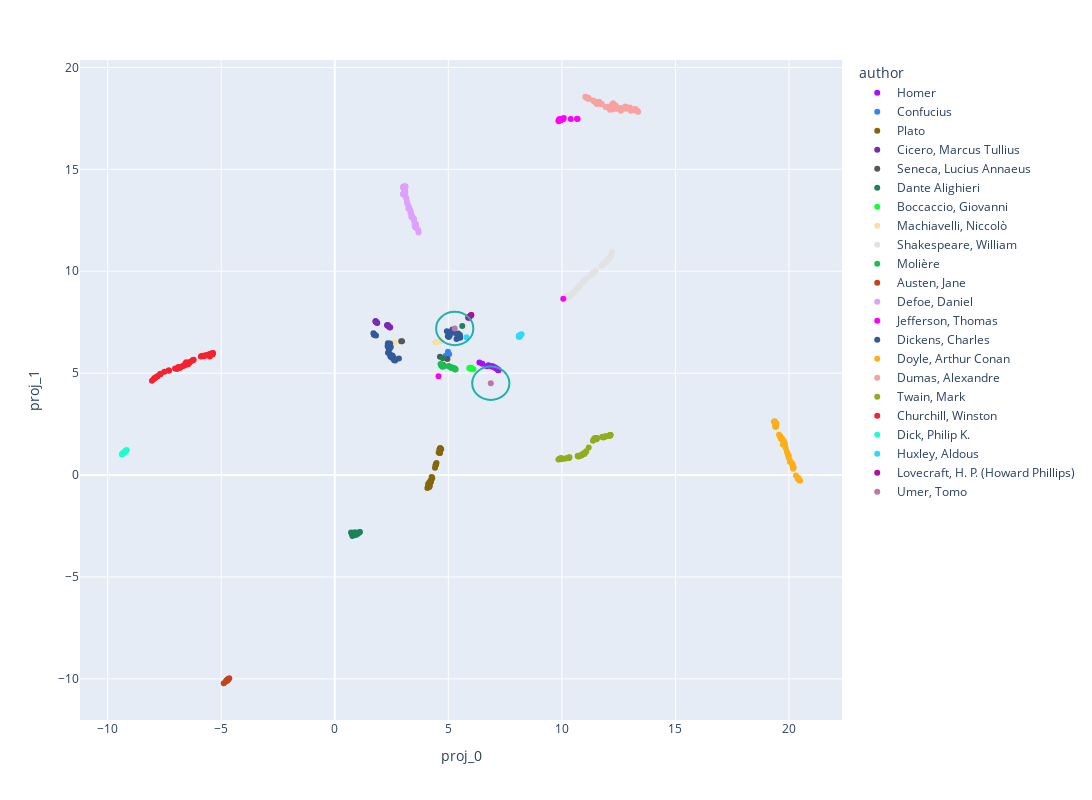

Notebook source saved alongside this figure:
### Code cell
fig = px.scatter(data_frame = library_newtext,
                 x='proj_0',
                 y='proj_1',
                 width=1200,
                 height=800,
                 color= 'author',
                 color_discrete_sequence=px.colors.qualitative.Alphabet, #Dark24
                 hover_data= ['title']
                 )

for i in range(circle_edges.shape[0]):
    fig.add_shape(type='circle',
        xref='x', yref='y',
        x0=circle_edges['x0'][i],
        y0=circle_edges['y0'][i],
        x1=circle_edges['x1'][i],
        y1=circle_edges['y1'][i],
        line_color='LightSeaGreen',
    )


fig.show()
